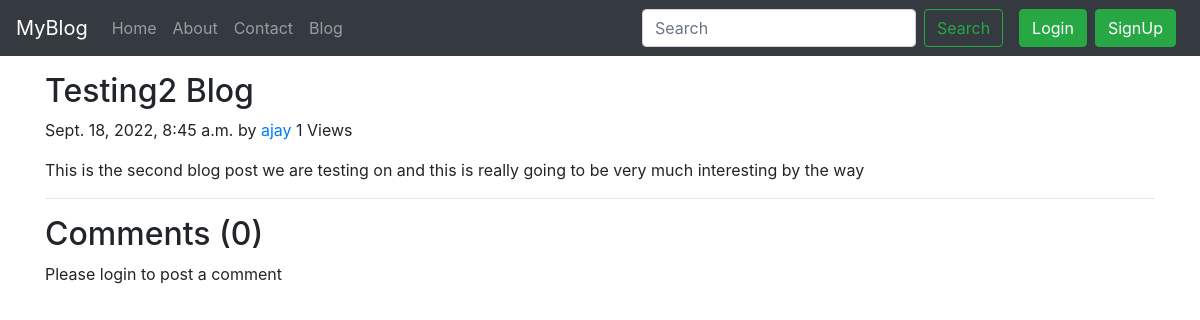
Page /blog/second blog post on the committed database.
### myblog/models.py (models this page shows, shortened)
class Post(models.Model):
    sno= models.AutoField(primary_key=True)
    title= models.CharField(max_length=255)
    slug= models.CharField(max_length=150)
    content= models.TextField()
    views = models.IntegerField(default=0)
    author= models.CharField(max_length=100)
    timeStamp=models.DateTimeField(blank=True)

### myblog/views.py (the view)
# urls.py: path('<str:slug>', views.blogPost, name='blogPost'),
def blogPost(request, slug):
    post = Post.objects.filter(slug = slug).first()
    post.views = post.views + 1
    post.save()
    comments = BlogComment.objects.filter(post = post, parent = None)
    replies = BlogComment.objects.filter(post = post).exclude(parent=None)
    replyDict = {}
    for reply in replies:
        if reply.parent.sno not in replyDict.keys():
            replyDict[reply.parent.sno] = [reply]
        else:
            replyDict[reply.parent.sno].append(reply)
    context = {'post':post, 'comments':comments, 'user' : request.user, 'replyDict':replyDict}
    return render(request, 'myblog/blogPost.html', context)

### templates/myblog/blogPost.html (shortened to what this page needs)
{% extends 'base.html' %}
{% block body %}
{% load humanize %}
{% load extras %}
<div class="container my-3">
  <h2 class="blog-post-title">{{post.title}}</h2>
  <p class="blog-post-meta">{{post.timeStamp}} by <a href="/about">{{post.author}}</a> <span> {{post.views}} Views</span></p>
  <p>{{post.content}}</p>
  <hr>
</div>
<div class="container">
  <h2> Comments ({{comments.count}}) </h2>
  <div class="my-2">
    {% if user.is_authenticated %}
    <form action="/blog/postComment" method="post">
      {% csrf_token %}
      <div class="form-group">
        <label for="exampleInputEmail1">Post Comment </label>
        <input type="text" class="form-control" name="comment" placeholder="Enter comment here">
      </div>
      <input type="hidden" name="postSno" value="{{post.sno}}">
      <input type="hidden" name="parentSno" value="">
      <button type="submit" class="btn btn-primary">Submit</button>
    </form>
    {% else %}
    Please login to post a comment
    {% endif %}
  </div>
</div>
{% endblock %}

### rows in the picture
Post: title "Testing2 Blog", timeStamp "Sept. 18, 2022, 8:45 a.m.", author "ajay", views "1", content "This is the second blog post we are testing on and this is really going to be very much interesting by the way"

### other values in the picture
{{ comments.count }} "0"
